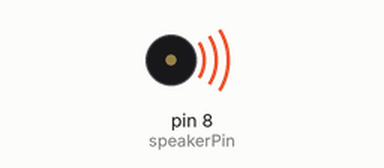
Recording of a sketch running on a simulated Arduino Uno, built with avr-gcc and run on an emulated ATmega328P. Shown: buzzer (waves = sounding). At 0.0 s the program stops and its outputs stay as they are.

Above: at 0.1 s.
Timing chart, 0 to 1.5 s (numbered marks = the images above):
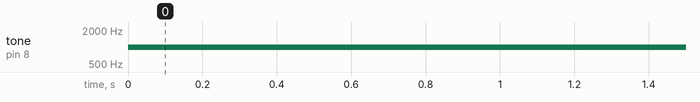

Measured:
- by itself, tone on pin 8 (speakerPin): silent → 1000 Hz at 0.00 s

The sketch:

arduino_sounds.ino
```cpp
#include <math.h>
#include <string.h>

// Música
#define NUM_NOTAS 2
#define FATOR 1000
char musica[NUM_NOTAS][5] = { "A4", "B4" };
int tempo[NUM_NOTAS] = { 1, 1 };

// Globais
char notas[132][5];
float frequencias[132];

// Cria o vetor notas[] com os "nomes" das 132 notas e o vetor frequencias[]
void gerarNotas() {
    char notasBasicas[][3] = { "C", "C#", "D", "D#", "E", "F", "F#", "G", "G#", "A", "A#", "B" };
    int oitava, i;
    char buffer[5];

    for (i = 0; i < 132; i++) {
        oitava = i/12;
        sprintf(buffer, "%s%d", notasBasicas[i%12], oitava);
        strcpy(notas[i], buffer);
        frequencias[i] = 16.351597 * pow(2.0, i/12.0);
    }
} // gerarNotas()


int speakerPin = 8;

void setup() {
    int i, j;

    pinMode(speakerPin, OUTPUT);
    // gerarNotas();

    // // loop
    // while (1) {
    //     for (i = 0; i < NUM_NOTAS; i++) {
    //         for (j = 0; j < 132; j++) {
    //             if (strcmp(musica[i], notas[j]) == 0) {
    //                 tone(speakerPin, (int)frequencias[j], 1000);
    //                 break;
    //             }
    //         }
    //     }
    // }
    while (1) {
        tone(speakerPin, 1000, 5000);
    }
}

void loop() {
}
```
